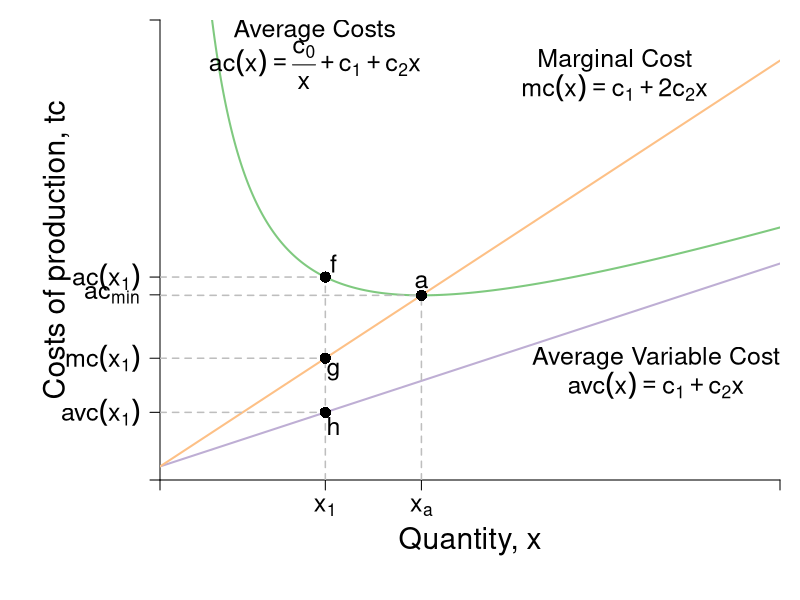

Source code (R):
#Graph Designer: Simon Halliday
#Authors: Bowles, Foley and Halliday
#Title: Coordination, Conflict and Competition: A Text in Microeconomics

require(shape)
pdf(file = "firmmarketsupply/average_marginal_costs.pdf", width = 9, height = 7)

#Set parameters for graphics
axislabelsize <- 1.8
labelsize <- 1.5
namesize <- 1.8
annotatesize <- 1.5
graphlinewidth <- 2
segmentlinewidth <- 1.5

COL <- c("#7fc97f", "#beaed4", "#fdc086", "#ffff99", "#386cb0", "#f0027f", "#bf5b17", "#666666")
COLA <- c("#99d8c9","#66c2a4","#41ae76", "#238b45", "#005824")
COLB <- c("#4eb3d3", "#2b8cbe", "#0868ac","#084081")

#Edited the margins to cater for the larger LHS labels
par(mar =  c(6, 8, 1, 1))

totalcost <- function(x, c0 = 10, c1 = 2, c2 = 0.5){
  c0 + c1*x + c2*x^2
}

avgcost <- function(x,  c0 = 2, c1 = 0.05, c2 = 0.05){
  (c0 + c1*x + c2*x^2)/x
}

avgvarcost <- function(x,  c1 = 0.05, c2 = 0.05){
  (c1*x + c2*x^2)/x
}

marginalcost <- function(x, c1 = 0.05, c2 = 0.05){
  c1 + 2*c2*x
}

mcline <- Mpline <- function(x, constant = 0.3181472, slope = 0.125){
  constant + slope*x
}


xlims <- c(0, 15)
ylims <- c(0, 1.7)

npts <- 501 
x <- seq(xlims[1], xlims[2], length.out = npts)
y <- seq(ylims[1], ylims[2], length.out = npts) 
a <- c(13, 16.75, 19.25)

plot(0, 0, xlim = xlims, ylim = ylims, type = "n",
     xlab = expression(paste("")),
     ylab = expression(paste("")), 
     xaxt = "n", 
     yaxt = "n", 
     cex.lab = axislabelsize, 
     bty = "n",
     xaxs = "i", 
     yaxs = "i")


ticksy <- c(0, avgvarcost(x = 4), marginalcost(x = 4), avgcost(6.82456), avgcost(x = 4), ylims[2])
ylabels <- c(NA, expression(paste(avc(x[1]))), expression(paste(mc(x[1]))), expression(paste(ac[min])), expression(paste(ac(x[1]))), NA)
ticksx <- c(0, 4, 6.32456, xlims[2])
xlabels <- c(NA, expression(paste(x[1])), expression(paste(x[a])), NA)


axis(1, at = ticksx, pos = 0, labels = xlabels, cex.axis = labelsize)
axis(2, at = ticksy, pos = 0, labels = ylabels, las = 1, cex.axis = labelsize)

npts <- 500 
xx1 <- seq(xlims[1], xlims[2], length.out = npts)
xx3 <- seq(4, 8, length.out = npts)

lines(xx1, avgcost(xx1, c0 = 2, c1 = 0.05, c2 = 0.05), col = COL[1], lwd = graphlinewidth)
lines(xx1, avgvarcost(xx1, c1 = 0.05, c2 = 0.05), col = COL[2], lwd = graphlinewidth)
lines(xx1, marginalcost(xx1, c1 = 0.05, c2 = 0.05), col = COL[3], lwd = graphlinewidth)

#Label the axes
#mtext(expression(paste("Quantity of output, ", x)), side = 1, line = 2.5, cex = axislabelsize)
mtext(expression(paste("Quantity, ", x)), side = 1, line = 3, cex = axislabelsize)
text(-2.5, 0.5*ylims[2], expression(paste("Costs of production, ",tc)), xpd = TRUE, cex = axislabelsize, srt = 90) 

#Label the cost curve
text(12.5, 14, expression("Total Cost"), cex = labelsize)
text(12.5, 13.5, expression(paste(tc(x) == c[0] + c[1]*x + c[2]*x^2)), cex = annotatesize)

#Average Cost
text(3.75, avgcost(x = 3.2) + 0.825, expression(paste("Average Costs")), cex = labelsize)
text(3.75, avgcost(x = 3.2) + 0.7, expression(paste(ac(x) == frac(c[0],x) + c[1] + c[2]*x)), cex = annotatesize)

#Average cost minimum
segments(0, avgcost(x = 6.32456), 6.32456, avgcost(x = 6.32456), lty = 2, col = "gray" , lwd = segmentlinewidth)
segments(6.32456, 0, 6.32456, avgcost(x = 6.32456), lty = 2, col = "gray" , lwd = segmentlinewidth)
text(6.32456, avgcost(x = 6.32456) + 0.05, expression(paste("a")), cex = annotatesize)
points(6.32456, avgcost(x = 6.32456), pch = 16, col = "black", cex = 1.5)


#Marginal Cost
text(11, marginalcost(x = 12) + 0.3, expression(paste("Marginal Cost")), cex = annotatesize)
text(11, marginalcost(x = 12) + 0.2, expression(paste(mc(x) == c[1] + 2*c[2]*x)), cex = annotatesize)

#Average Variable Cost
text(12, avgvarcost(x = 12) - 0.2, expression(paste("Average Variable Cost")), cex = annotatesize)
text(12, avgvarcost(x = 12) - 0.3, expression(paste(avc(x) == c[1] + c[2]*x)), cex = annotatesize)


#Draw segments for average cost
segments(0, avgcost(x = 4, c0 = 2, c1 = 0.05, c2 = 0.05), 4, avgcost(x = 4, c0 = 2, c1 = 0.05, c2 = 0.05), lty = 2, col = "gray" , lwd = segmentlinewidth)
segments(4, 0, 4, avgcost(x = 4), lty = 2, col = "gray" , lwd = segmentlinewidth)
segments(0, marginalcost(x = 4), 4, marginalcost(x = 4), lty = 2, col = "gray" , lwd = segmentlinewidth)
segments(0, avgvarcost(x = 4), 4, avgvarcost(x = 4), lty = 2, col = "gray" , lwd = segmentlinewidth)
points(4, avgcost(x = 4, c0 = 2, c1 = 0.05, c2 = 0.05), pch = 16, col = "black", cex = 1.5)

text(4.2, avgcost(x = 4) + 0.05, expression(paste("f")), cex = labelsize)
points(4, avgcost(x = 4), pch = 16, col = "black", cex = 1.5)

text(4.2, marginalcost(x = 4) - 0.05, expression(paste("g")), cex = labelsize)
points(4, marginalcost(x = 4), pch = 16, col = "black", cex = 1.5)

text(4.2, avgvarcost(x = 4) - 0.05, expression(paste("h")), cex = labelsize)
points(4, avgvarcost(x = 4), pch = 16, col = "black", cex = 1.5)

dev.off()
